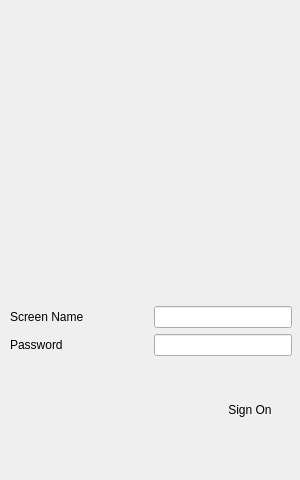
<?xml version="1.0" encoding="UTF-8"?>
<ui version="4.0">
 <class>login_form</class>
 <widget class="QWidget" name="login_form">
  <property name="geometry">
   <rect>
    <x>0</x>
    <y>0</y>
    <width>300</width>
    <height>480</height>
   </rect>
  </property>
  <property name="sizePolicy">
   <sizepolicy hsizetype="Fixed" vsizetype="Fixed">
    <horstretch>0</horstretch>
    <verstretch>0</verstretch>
   </sizepolicy>
  </property>
  <property name="windowTitle">
   <string>Form</string>
  </property>
  <widget class="QPushButton" name="pushButton">
   <property name="geometry">
    <rect>
     <x>210</x>
     <y>370</y>
     <width>80</width>
     <height>80</height>
    </rect>
   </property>
   <property name="text">
    <string>Sign On</string>
   </property>
   <property name="flat">
    <bool>true</bool>
   </property>
  </widget>
  <widget class="QWidget" name="">
   <property name="geometry">
    <rect>
     <x>10</x>
     <y>10</y>
     <width>282</width>
     <height>346</height>
    </rect>
   </property>
   <layout class="QVBoxLayout" name="verticalLayout">
    <item>
     <widget class="QLabel" name="label">
      <property name="text">
       <string/>
      </property>
      <property name="pixmap">
       <pixmap>../images/hero.png</pixmap>
      </property>
     </widget>
    </item>
    <item>
     <spacer name="horizontalSpacer">
      <property name="orientation">
       <enum>Qt::Horizontal</enum>
      </property>
      <property name="sizeHint" stdset="0">
       <size>
        <width>40</width>
        <height>20</height>
       </size>
      </property>
     </spacer>
    </item>
    <item>
     <layout class="QHBoxLayout" name="screen_name_layout">
      <item>
       <widget class="QLabel" name="sn_label">
        <property name="text">
         <string>Screen Name</string>
        </property>
       </widget>
      </item>
      <item>
       <widget class="QLineEdit" name="user_field">
        <property name="sizePolicy">
         <sizepolicy hsizetype="Minimum" vsizetype="Fixed">
          <horstretch>0</horstretch>
          <verstretch>0</verstretch>
         </sizepolicy>
        </property>
       </widget>
      </item>
     </layout>
    </item>
    <item>
     <layout class="QHBoxLayout" name="pass_layout">
      <item>
       <widget class="QLabel" name="pass_label">
        <property name="text">
         <string>Password</string>
        </property>
       </widget>
      </item>
      <item>
       <widget class="QLineEdit" name="pass_field">
        <property name="sizePolicy">
         <sizepolicy hsizetype="Minimum" vsizetype="Fixed">
          <horstretch>0</horstretch>
          <verstretch>0</verstretch>
         </sizepolicy>
        </property>
        <property name="echoMode">
         <enum>QLineEdit::Password</enum>
        </property>
       </widget>
      </item>
     </layout>
    </item>
   </layout>
  </widget>
 </widget>
 <resources/>
 <connections/>
</ui>
